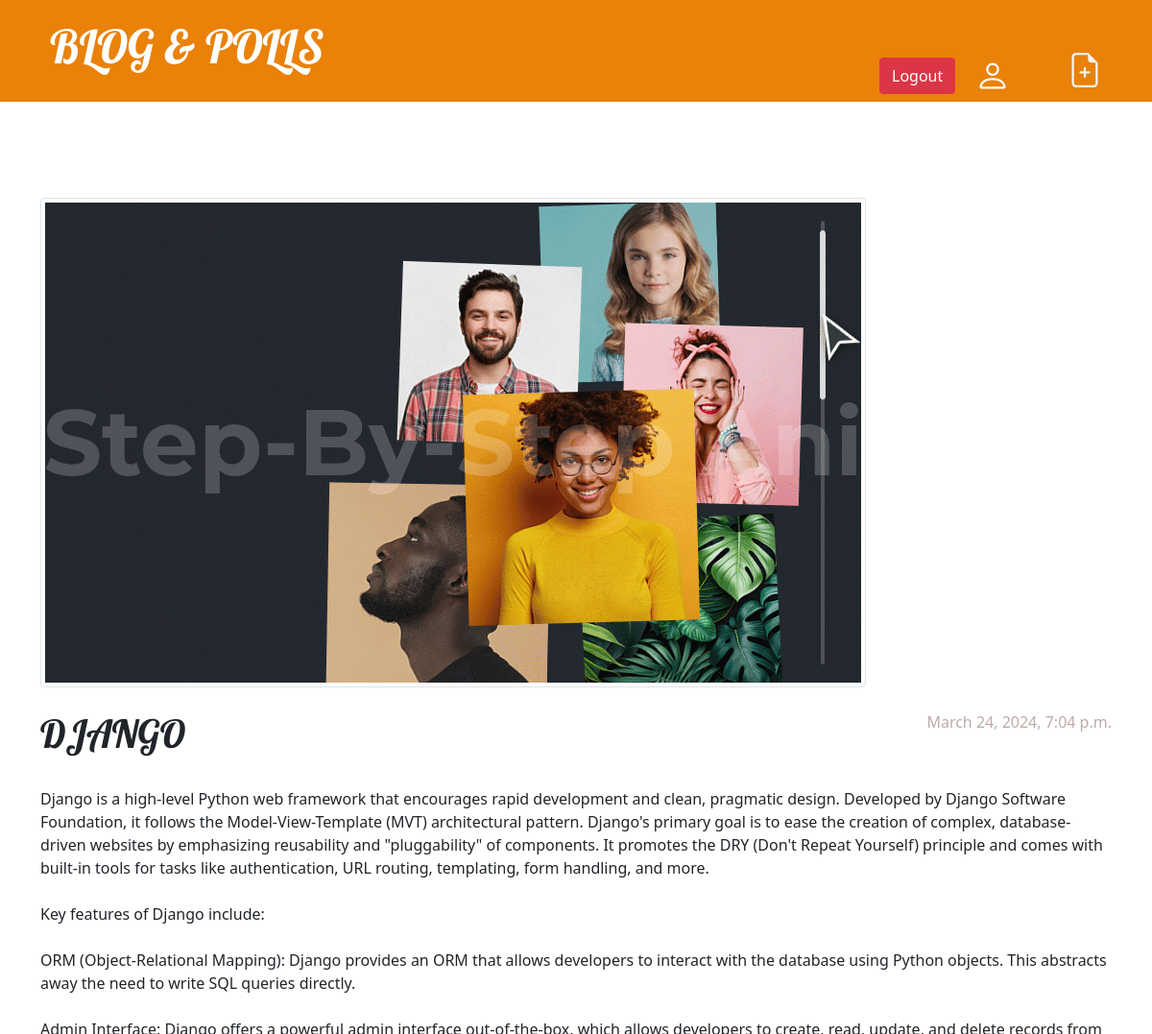
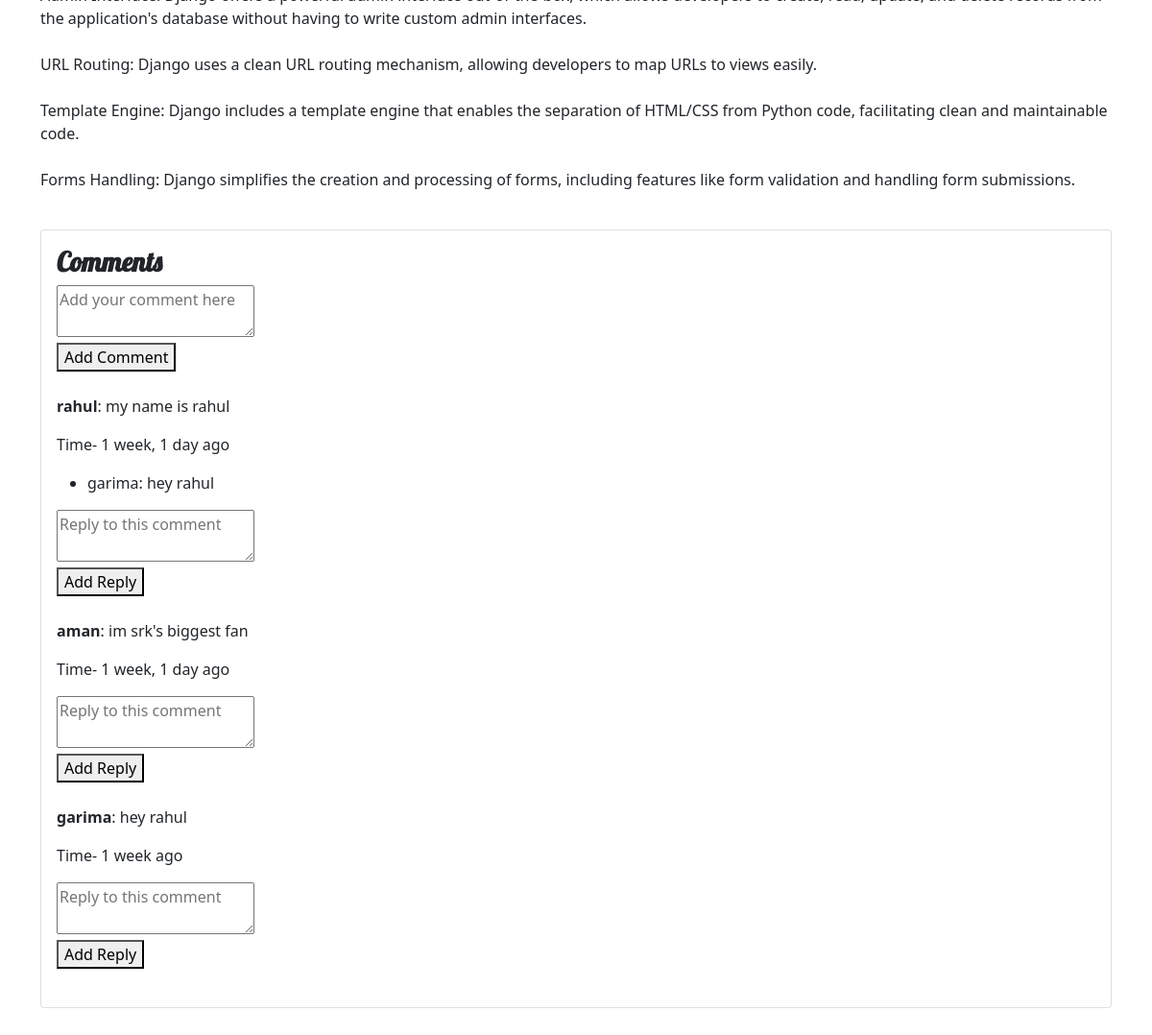
The app's page /post/my-name-is-x/ (signed in) with its own data (2 pictures, top to bottom).
### blog/models.py (models this page shows, shortened)
class Post(models.Model):
    author = models.ForeignKey(settings.AUTH_USER_MODEL, on_delete=models.CASCADE)
    title = models.CharField(max_length=200)
    text = models.TextField()
    created_date = models.DateTimeField(default=timezone.now)
    published_date = models.DateTimeField(blank=True, null=True)
    category = models.ForeignKey(Category, on_delete=models.CASCADE, null=True, blank=True, related_name='posts')
    tags = models.ManyToManyField(to=Tag, related_name="posts", blank=True)
    featured_image = models.ImageField(upload_to='post_images/', null=True, blank=True)
    slug = AutoSlugField(unique=True, populate_from='title')

class BlogComment(models.Model):
    sno = models.AutoField(primary_key=True)
    first_name = models.CharField(max_length=150, default='')
    comment = models.TextField()
    user = models.ForeignKey(CustomUser, on_delete=models.CASCADE)
    post = models.ForeignKey(Post, on_delete=models.CASCADE)
    parent = models.ForeignKey('self', on_delete=models.CASCADE, null=True, related_name='replies')
    timestamp = models.DateTimeField(default=timezone.now)

### blog/views.py (the view)
# urls.py: path('post/<slug:slug>/', views.post_detail, name='post_detail'),
def post_detail(request, slug):
    post = get_object_or_404(Post, slug=slug)
    return render(request, 'blog/post_detail.html', {'post': post})

### blog/templates/blog/post_detail.html (shortened to what this page needs)
{% extends 'blog/base.html' %}
{% load humanize %}
{% block content %}
    <article class="post">
        <div class="featured-image-{{ post.pk }}">
            {% if post.featured_image %}
                <img src="{{ post.featured_image.url }}" alt="{{ post.title }}" class = "img-thumbnail">
            {% endif %}
        </div><br>
        {% if post.published_date %}
            <time class="date">
                {{ post.published_date }}
            </time>
        {% endif %}
        <h1>{{ post.title }}</h1><br>
        <p style="white-space: pre-line;">{{ post.text }}</p><br>
        <div class="collapse show" id="commentsCollapse">
            <div class="card card-body">
                <h3><b>Comments</b></h3>
                <form method="post" action="{% url 'add_comment' post.pk %}">
                    <textarea name="comment" placeholder="Add your comment here" required></textarea><br>
                    <button type="submit">Add Comment</button>
                </form><br>
                {% for comment in post.blogcomment_set.all %}
                <div class="comment">
                    <p><strong>{{ comment.first_name }}</strong>: {{ comment.comment }}</p>
                    <p>Time- {{ comment.timestamp | naturaltime}}</p>
                    {% if comment.replies.all %}
                        <ul>
                            {% for reply in comment.replies.all %}
                                <li>{{ reply.first_name }}: {{ reply.comment }}</li>
                            {% endfor %}
                        </ul>
                    {% endif %}
                    <form method="post" action="{% url 'add_comment' post.pk %}">
                        <textarea name="comment" placeholder="Reply to this comment" required></textarea><br>
                        <button type="submit">Add Reply</button>
                    </form><br/>
                </div>
            {% empty %}
                <p>No comments yet.</p>
            {% endfor %}
            </div>
        </div>
    </article>
{% endblock %}

### blog/templates/blog/base.html (shortened to what this page needs)
{% load static %}
<!DOCTYPE html>
<html>
<head>
    <link rel="stylesheet" href="https://cdn.jsdelivr.net/npm/bootstrap@5.1.3/dist/css/bootstrap.min.css">
    <link rel="stylesheet" href="{% static 'css/blog.css' %}">
</head>
<body>
  <header class="page-header sticky-top">
      <div class="container">
          {% if user.is_authenticated %}
            <a href="{% url 'post_new' %}" class="top-menu ">
            </a>
          {% endif %}
          <h1>
            <a href="/">BLOG</a>
            <a href="{% url 'polls:index' %}" > & POLLS</a>
          </h1>
          <h5>
            <div class="top-menu">
                {% if user.is_authenticated %}
                <div class="profile-view-button">
                <a href="{% url 'profile' %}" >
                </div>
                {% endif %}
                {% if user.is_authenticated %}
                    <a href="{% url 'logout' %}" class="btn btn-danger mr-2 custom-logout-btn">Logout</a>
                {% else %}
                    <a href="{% url 'login' %}" class="btn btn-success mr-2 custom-login-btn">Login</a>
                    <a href="{% url 'signup' %}" class="btn btn-success mr-2 custom-signup-btn">SignUp</a>
                {% endif %}
            </div>
      </div>
  </header>
            <main class="content container">
                <div class="row">
                    <div class="col">
                        {% block content %}
                        {% endblock %}
                    </div>
                </div>
            </main>
</body>
</html>

### blog/static/css/blog.css (style rules this page uses)
.page-header { background-color: #ea8109; margin-top: 10; margin-bottom: 100px; padding: 20px 20px 20px 40px; }
.page-header h1, .page-header h1 a, .page-header h1 a:visited, .page-header h1 a:active { color: #ffffff; font-size: 36pt; text-decoration: none; }
h1, h2, h3, h4 { font-family: 'Lobster', cursive; }
.date { color: #bfaaaa; }
.top-menu, .top-menu:hover, .top-menu:visited { color: #f5f5f5; float: right; font-size: 46pt; margin-right: 20px; }
.post { margin-bottom: 70px; }
.post > .date, .post > .actions { float: right; }
.custom-logout-btn { margin-top: -148px; margin-left: -100px; }
.profile-view-button { margin-top: -50px; margin-right: 40px; }

### records on screen
Post: featured_image (picture), published_date "March 24, 2024, 7:04 p.m.", title "DJANGO", text "Django is a high-level Python web framework that encourages rapid development and clean, pragmatic design. Developed by Django Software Foundation, it follows the Model-View-Template (MVT) architectural pattern. Django's primary goal is to ease the creation of complex, database-driven websites by emphasizing reusability and \"pluggability\" of components. It promotes the DRY (Don't Repeat Yourself) principle and comes with built-in tools for tasks like authentication, URL routing, templating, form handling, and more. Key features of Django include: ORM (Object-Relational Mapping): Django provides an ORM that allows developers to interact with the database using Python objects. This abstracts…"
BlogComment: first_name "rahul", comment "my name is rahul", timestamp "1 week, 1 day ago"
BlogComment: first_name "garima", comment "hey rahul", timestamp "1 week ago"
BlogComment: first_name "aman", comment "im srk's biggest fan", timestamp "1 week, 1 day ago"
